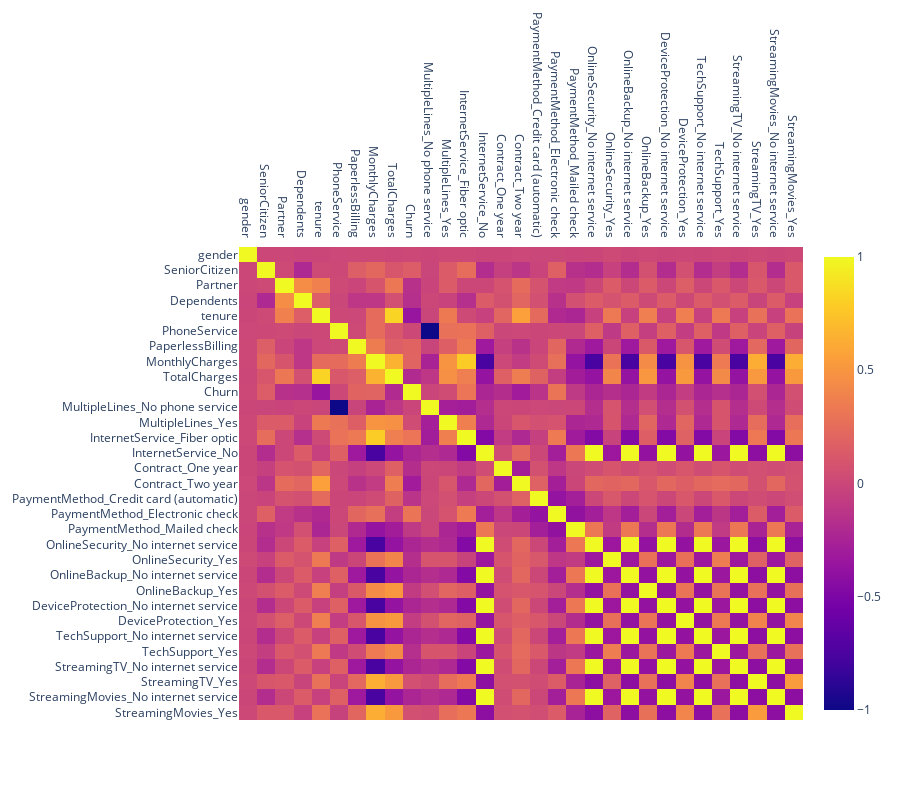

Source (notebook cell):
### Code cell
import plotly.express as px
df_for_corr = df.drop('customerID', axis=1) #dropping customerID for correlation matrix because it's a string
corr = df_for_corr.corr()

fig = px.imshow(corr, text_auto=False, aspect="auto", height=800)

fig.update_traces(hovertemplate='Correlation: %{z:.2f}')

fig.update_layout(xaxis_side="top")

fig.show()

### Figure 1 — Plotly figure (JSON) as saved in the notebook; plotly's stock layout.template omitted (floating-point values rounded to 4 significant figures; data arrays with more than 128 entries replaced by an {"elided": "..."} marker saying what was removed)
{"data": [{"coloraxis": "coloraxis", "hovertemplate": "Correlation: %{z:.2f}", "name": "0", "type": "heatmap", "x": ["gender", "SeniorCitizen", "Partner", "Dependents", "tenure", "PhoneService", "PaperlessBilling", "MonthlyCharges", "TotalCharges", "Churn", "MultipleLines_No phone service", "MultipleLines_Yes", "InternetService_Fiber optic", "InternetService_No", "Contract_One year", "Contract_Two year", "PaymentMethod_Credit card (automatic)", "PaymentMethod_Electronic check", "PaymentMethod_Mailed check", "OnlineSecurity_No internet service", "OnlineSecurity_Yes", "OnlineBackup_No internet service", "OnlineBackup_Yes", "DeviceProtection_No internet service", "DeviceProtection_Yes", "TechSupport_No internet service", "TechSupport_Yes", "StreamingTV_No internet service", "StreamingTV_Yes", "StreamingMovies_No internet service", "StreamingMovies_Yes"], "xaxis": "x", "y": ["gender", "SeniorCitizen", "Partner", "Dependents", "tenure", "PhoneService", "PaperlessBilling", "MonthlyCharges", "TotalCharges", "Churn", "MultipleLines_No phone service", "MultipleLines_Yes", "InternetService_Fiber optic", "InternetService_No", "Contract_One year", "Contract_Two year", "PaymentMethod_Credit card (automatic)", "PaymentMethod_Electronic check", "PaymentMethod_Mailed check", "OnlineSecurity_No internet service", "OnlineSecurity_Yes", "OnlineBackup_No internet service", "OnlineBackup_Yes", "DeviceProtection_No internet service", "DeviceProtection_Yes", "TechSupport_No internet service", "TechSupport_Yes", "StreamingTV_No internet service", "StreamingTV_Yes", "StreamingMovies_No internet service", "StreamingMovies_Yes"], "yaxis": "y", "z": {"elided": "31x31 float values"}}], "layout": {"coloraxis": {"colorscale": [[0, "#0d0887"], [0.1111, "#46039f"], [0.2222, "#7201a8"], [0.3333, "#9c179e"], [0.4444, "#bd3786"], [0.5556, "#d8576b"], [0.6667, "#ed7953"], [0.7778, "#fb9f3a"], [0.8889, "#fdca26"], [1, "#f0f921"]]}, "height": 800, "margin": {"t": 60}, "xaxis": {"anchor": "y", "domain": [0, 1], "side": "top"}, "yaxis": {"anchor": "x", "autorange": "reversed", "domain": [0, 1]}}}
